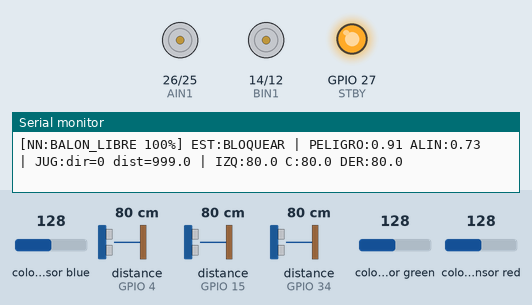
Recording of a sketch running on a simulated ESP32. Shown: motor-driver pin pairs drawn as motors (green arrow = first pin HIGH = forward, orange = second pin HIGH = backward, longer = more drive, scaled by the enable pin, stopped while the standby pin is LOW), output pins drawn as LEDs (lit = HIGH), the last lines printed to the serial monitor. Wiring (inferred from the names in the program): 3 × ultrasonic range finder: trigger GPIO 2, echo GPIO 15 / trigger GPIO 16, echo GPIO 4 / trigger GPIO 17, echo GPIO 34. The test bench sets the inputs (shaded band); at power-on: distance to the obstacle (sensors on GPIO 4, GPIO 15, GPIO 34) 80 cm, colour sensor blue 128, colour sensor green 128, colour sensor red 128. The echo pulse lasts 58.3 µs per cm; random numbers use the default seed unless the sketch sets one; pins used as bus, display or sensor lines are not drawn.

Above: at 3.5 s.
3.6 s: distance to the obstacle (sensor on GPIO 4) set to 16 cm
At 4.32 s:
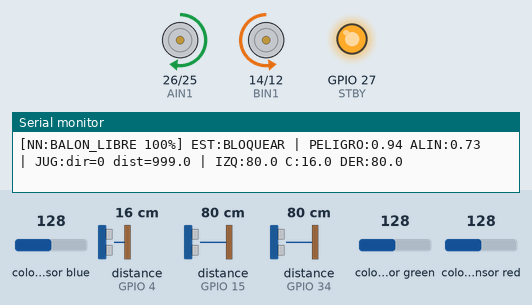
6.6 s: distance to the obstacle (sensor on GPIO 4) set to 13 cm
At 7.29 s:
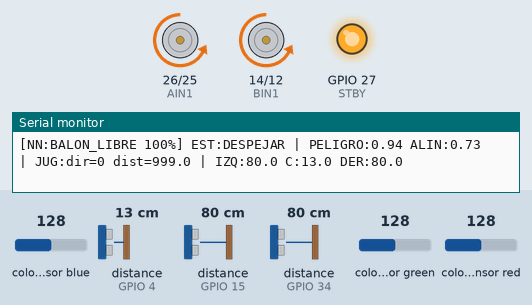
9.6 s: distance to the obstacle (sensor on GPIO 15) set to 2 cm
At 9.93 s:
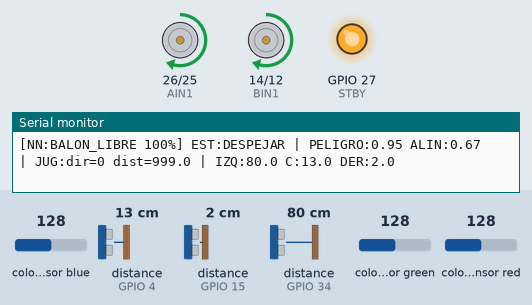
12.6 s: distance to the obstacle (sensor on GPIO 34) set to 2 cm
Timing chart, 0 to 16.6 s (numbered marks = the images above; inputs shaded):
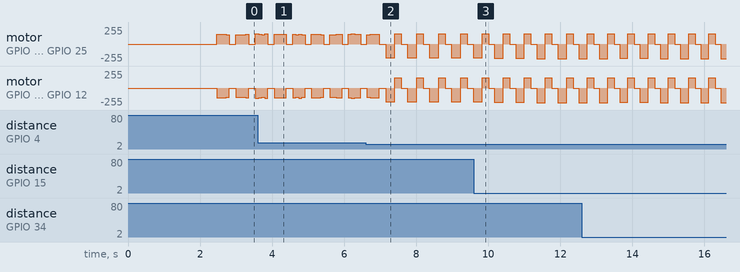

The sketch:

Robot2Portero.ino
```cpp
#include <Wire.h>
#include <Adafruit_TCS34725.h>
#include <esp_now.h>
#include <WiFi.h>

// ─── PINES MOTORES ────────────────────────────────────
#define PWMA 32
#define AIN1 26
#define AIN2 25
#define PWMB 13
#define BIN1 14
#define BIN2 12
#define STBY 27

// ─── PINES ULTRASONIDOS ───────────────────────────────
const int TRIG_IZQ  = 17; const int ECHO_IZQ  = 34;
const int TRIG_CENT = 16; const int ECHO_CENT =  4;
const int TRIG_DER  =  2; const int ECHO_DER  = 15;

// ─── SENSOR COLOR ─────────────────────────────────────
const int COLOR_INT = 18;
Adafruit_TCS34725 tcs = Adafruit_TCS34725(TCS34725_INTEGRATIONTIME_50MS, TCS34725_GAIN_4X);

// ─── NN PESOS ─────────────────────────────────────────
const float X_MIN[9] = {0,0,0,0,0,0,0,0,0};
const float X_MAX[9] = {326.7f,370.7f,429.4f,234.7f,339.5f,395.2f,1849.0f,1008.0f,805.0f};

const float W1[9][12] = {
  { 1.005823f,-0.815607f, 0.577965f, 0.313271f, 0.545100f,-1.183759f,-1.081539f, 0.101231f,-0.364387f, 0.733150f,-1.315404f,-0.687704f},
  { 0.748521f,-0.572753f, 1.491075f,-1.152886f,-1.360221f, 0.794736f,-0.863820f,-0.569753f, 1.460140f,-1.735379f,-0.789549f, 1.408094f},
  {-0.678845f, 0.817216f,-2.435160f, 0.334982f, 1.959602f,-0.364716f, 4.022729f,-1.071270f,-1.971540f, 1.978401f, 0.983011f,-4.114726f},
  {-0.933778f, 0.969292f,10.871201f,-9.276482f,10.105311f,-10.968744f,-11.756814f,0.465063f,-10.454165f,10.520631f,-11.889908f,1.939801f},
  {-0.503037f, 0.668362f,12.317353f,-8.884113f,11.586618f,-11.436604f,-11.283238f,0.164965f,-11.500468f,11.078697f,-12.261329f,2.908277f},
  {-0.717122f, 0.885246f,10.953985f,-8.780297f,10.454718f,-11.169803f,-10.873724f,-0.266044f,-10.912119f,10.997339f,-10.999943f,4.155910f},
  {-8.719503f, 8.424869f, 3.069640f, 7.035437f, 1.013482f,-1.867741f,-0.135516f, 9.789619f,-0.912426f, 1.227475f, 3.724462f,-11.038841f},
  {-10.005598f,9.596388f, 7.106573f, 4.252138f,-1.617121f,-0.298039f, 1.164054f,10.223232f, 1.318834f,-1.321644f, 3.307976f,-8.986072f},
  {-10.199025f,10.012968f,7.807174f, 2.799011f,-2.228036f,-1.136594f, 0.708384f,10.289812f, 1.401762f,-1.598476f, 1.806483f,-8.277536f}
};
const float BIAS1[12] = {0.640483f,-0.693225f,-0.719822f,-0.547216f,0.297862f,0.828719f,0.119187f,-0.448577f,-0.147602f,0.108630f,-0.123247f,0.247207f};

const float W2[12][4] = {
  { 3.058809f, 4.068694f,-2.748021f,-6.033177f},
  {-3.757207f,-4.266846f, 1.394397f, 3.484326f},
  {-7.186811f, 1.363811f,-0.608394f, 3.569252f},
  {-0.171885f,-3.397344f, 2.850711f,-0.684319f},
  { 0.000357f, 2.595394f,-3.802498f, 2.143354f},
  { 2.989235f,-1.501108f, 2.577510f,-4.511124f},
  { 2.988691f,-4.700216f, 2.079373f,-1.442839f},
  {-3.377712f,-3.050286f, 1.636486f, 1.971505f},
  { 0.538099f,-2.299687f, 3.716113f,-2.987345f},
  {-0.383471f, 2.694342f,-4.027016f, 2.624729f},
  { 1.753034f,-4.403143f, 3.045432f,-1.439447f},
  { 0.298115f, 4.544530f,-4.818734f,-1.957475f}
};
const float BIAS2[4] = {-0.139407f,0.702186f,-0.504691f,-0.376316f};

// ─── PERCEPTRONES ─────────────────────────────────────
const float W_PELIGRO[5] = {-2.5f,-1.2f,-1.2f,2.0f,2.5f};
const float B_PELIGRO    =  0.8f;
float perceptronPeligro(float dc,float di,float dd,float op,float bal){
  float z=B_PELIGRO+W_PELIGRO[0]*dc+W_PELIGRO[1]*di+W_PELIGRO[2]*dd+W_PELIGRO[3]*op+W_PELIGRO[4]*bal;
  return 1.0f/(1.0f+expf(-z));
}

// Perceptrón de alineación con el jugador:
// Decide si girar izq o der basado en datos locales + dirección recibida
// Entradas: [di_n, dd_n, dir_jugador_n]
// salida >0.5 → girar izquierda, <0.5 → girar derecha
const float W_ALIN[3] = {-1.5f, 1.5f, 2.0f};
const float B_ALIN    =  0.0f;
float perceptronAlineacion(float di_n, float dd_n, float dir_jug_n){
  float z = B_ALIN + W_ALIN[0]*di_n + W_ALIN[1]*dd_n + W_ALIN[2]*dir_jug_n;
  return 1.0f/(1.0f+expf(-z));
}

// ─── ESP-NOW: datos del jugador ───────────────────────
typedef struct {
  int8_t  direccion;   // -1=izq, 0=centro, 1=der
  uint8_t estado;      // 0-3
  float   distCentro;
} MensajeJugador;

volatile MensajeJugador datosJugador = {0, 0, 999.0f};
volatile bool hayDatosNuevos = false;

void onDataRecv(const esp_now_recv_info_t* info, const uint8_t* data, int len){
  if(len == sizeof(MensajeJugador)){
    memcpy((void*)&datosJugador, data, sizeof(MensajeJugador));
    hayDatosNuevos = true;
  }
}

// ─── ESTADOS PORTERO ──────────────────────────────────
// QUIETO   → parado, solo escucha
// ORIENTAR → gira suavemente para mirar al jugador
// BLOQUEAR → amenaza detectada, bloquea
// DESPEJAR → pelota muy cerca, la despeja
enum EstadoPortero { QUIETO, ORIENTAR, BLOQUEAR, DESPEJAR };
EstadoPortero estado = QUIETO;

float d_izq,d_cent,d_der;
float p_izq,p_cent,p_der;
uint16_t colorR,colorG,colorB,colorC;

float pso_vel=0.6f, pso_pBest=0.6f, pso_gBest=0.6f;
const float PSO_W=0.7f, PSO_C1=1.4f, PSO_C2=1.6f;
float genes[3]    = {0.5f, 0.45f, 0.7f};
float fitness_acum= 0.0f;
int   generacion  = 0;
uint32_t t_estado = 0;
int desplazamiento= 0;

// ─── NN ───────────────────────────────────────────────
float sigmoid_fn(float x){ return 1.0f/(1.0f+expf(-x)); }

int clasificar(float di,float dc,float dd,
               float vi,float vc,float vd,
               float cr,float cg,float cb,float* probs){
  float inp[9]={di,dc,dd,vi,vc,vd,cr,cg,cb};
  for(int i=0;i<9;i++){
    float rng=X_MAX[i]-X_MIN[i]; if(rng<0.001f)rng=1.0f;
    inp[i]=constrain((inp[i]-X_MIN[i])/rng,0.0f,1.0f);
  }
  float h[12];
  for(int j=0;j<12;j++){
    float s=BIAS1[j];
    for(int i=0;i<9;i++) s+=inp[i]*W1[i][j];
    h[j]=sigmoid_fn(s);
  }
  float out[4],mx=-1e9f,sx=0;
  for(int k=0;k<4;k++){
    float s=BIAS2[k];
    for(int j=0;j<12;j++) s+=h[j]*W2[j][k];
    out[k]=s; if(s>mx)mx=s;
  }
  int best=0;
  for(int k=0;k<4;k++){out[k]=expf(out[k]-mx);sx+=out[k];}
  for(int k=0;k<4;k++){probs[k]=out[k]/sx;if(probs[k]>probs[best])best=k;}
  return best;
}

// ─── SENSORES ─────────────────────────────────────────
float medirDistancia(int trg,int ech){
  digitalWrite(trg,LOW);  delayMicroseconds(2);
  digitalWrite(trg,HIGH); delayMicroseconds(10);
  digitalWrite(trg,LOW);
  long dur=pulseIn(ech,HIGH,30000);
  return (dur==0)?0.0f:(dur*0.0343f)/2.0f;
}
void leerSensores(){
  p_izq=d_izq; p_cent=d_cent; p_der=d_der;
  d_izq =medirDistancia(TRIG_IZQ, ECHO_IZQ);
  d_cent=medirDistancia(TRIG_CENT,ECHO_CENT);
  d_der =medirDistancia(TRIG_DER, ECHO_DER);
  tcs.getRawData(&colorR,&colorG,&colorB,&colorC);
}

// ─── MOTORES ──────────────────────────────────────────
void moverMotorA(int speed){
  if      (speed>0){digitalWrite(AIN1,LOW); digitalWrite(AIN2,HIGH);}
  else if (speed<0){digitalWrite(AIN1,HIGH);digitalWrite(AIN2,LOW); speed=-speed;}
  else             {digitalWrite(AIN1,LOW); digitalWrite(AIN2,LOW); speed=0;}
  ledcWrite(PWMA,constrain(speed,0,255));
}
void moverMotorB(int speed){
  if      (speed>0){digitalWrite(BIN1,LOW); digitalWrite(BIN2,HIGH);}
  else if (speed<0){digitalWrite(BIN1,HIGH);digitalWrite(BIN2,LOW); speed=-speed;}
  else             {digitalWrite(BIN1,LOW); digitalWrite(BIN2,LOW); speed=0;}
  ledcWrite(PWMB,constrain(speed,0,255));
}
void mover(int sA,int sB){ moverMotorA(sA); moverMotorB(sB); }

// Giro suave en sitio (velocidad reducida para el portero)
void girarIzq(int vel){ mover(-vel, vel); }
void girarDer(int vel){ mover( vel,-vel); }
void parar()          { mover(0,0); }

// ─── SETUP ────────────────────────────────────────────
void setup(){
  Serial.begin(115200);
  delay(2000);
  // mac Jugador Jugador: A4:F0:0F:5D:B7:64
  // ── WiFi PRIMERO (para que la MAC esté lista) ──
  WiFi.mode(WIFI_STA);
  WiFi.disconnect();
  delay(300);
  Serial.print("MAC Portero: "); Serial.println(WiFi.macAddress());

  // ── ESP-NOW ────────────────────────────────────
  if(esp_now_init() != ESP_OK){
    Serial.println("ERROR esp_now_init"); return;
  }
  esp_now_register_recv_cb(onDataRecv);

  // ── PINES ─────────────────────────────────────
  Wire.begin(19, 21);
  pinMode(COLOR_INT, INPUT);
  pinMode(STBY, OUTPUT); digitalWrite(STBY, HIGH);
  pinMode(AIN1, OUTPUT); pinMode(AIN2, OUTPUT);
  pinMode(BIN1, OUTPUT); pinMode(BIN2, OUTPUT);
  ledcAttach(PWMA, 1000, 8);
  ledcAttach(PWMB, 1000, 8);
  pinMode(TRIG_IZQ,  OUTPUT); pinMode(ECHO_IZQ,  INPUT);
  pinMode(TRIG_CENT, OUTPUT); pinMode(ECHO_CENT, INPUT);
  pinMode(TRIG_DER,  OUTPUT); pinMode(ECHO_DER,  INPUT);

  // ── COLOR ──────────────────────────────────────
  if(tcs.begin()) Serial.println("TCS34725 OK");
  else{ Serial.println("TCS34725 ERROR"); while(1); }

  parar();
  Serial.println("PORTERO listo. Esperando datos del jugador...");
}

// ─── LOOP ─────────────────────────────────────────────
void loop(){
  leerSensores();

  float var_i=fabsf(d_izq -p_izq);
  float var_c=fabsf(d_cent-p_cent);
  float var_d=fabsf(d_der -p_der);

  float probs[4];
  int clase=clasificar(d_izq,d_cent,d_der,
                       var_i,var_c,var_d,
                       (float)colorR,(float)colorG,(float)colorB,
                       probs);

  float di_n=constrain(d_izq /400.0f,0,1);
  float dc_n=constrain(d_cent/400.0f,0,1);
  float dd_n=constrain(d_der /400.0f,0,1);

  float peligro=perceptronPeligro(dc_n,di_n,dd_n,probs[1],probs[2]+probs[3]);

  // Dirección del jugador normalizada a [0,1]: -1→0, 0→0.5, 1→1
  float dir_jug_n = (datosJugador.direccion + 1) / 2.0f;
  float alineacion = perceptronAlineacion(di_n, dd_n, dir_jug_n);

  // PSO
  float r1=(float)random(100)/100.0f, r2=(float)random(100)/100.0f;
  pso_vel=PSO_W*pso_vel+PSO_C1*r1*(pso_pBest-pso_vel)+PSO_C2*r2*(pso_gBest-pso_vel);
  pso_vel=constrain(pso_vel,0.3f,0.9f);
  int vel_giro=(int)(100+pso_vel*60); // velocidad de giro conservadora

  uint32_t ahora=millis();
  float umbral=genes[0];

  switch(estado){

    // ── QUIETO: estado base, mínimo movimiento ──────────
    case QUIETO:
      parar();
      // Prioridad 1: pelota muy cerca → despejar
      if(d_cent>0 && d_cent<15 && probs[clase]>0.65f){
        estado=DESPEJAR; t_estado=ahora;
      }
      // Prioridad 2: amenaza alta → bloquear
      else if(peligro > umbral && probs[clase]>0.60f){
        estado=BLOQUEAR; t_estado=ahora;
        desplazamiento=(alineacion>0.5f)?1:-1;
      }
      // Prioridad 3: dato nuevo del jugador → orientarse
      else if(hayDatosNuevos && datosJugador.direccion != 0){
        estado=ORIENTAR; t_estado=ahora;
        desplazamiento=(datosJugador.direccion < 0)?1:-1; // gira hacia donde está el jugador
        hayDatosNuevos=false;
      }
      break;

    // ── ORIENTAR: giro corto y suave para mirar al jugador
    case ORIENTAR:{
      // Giro muy breve (150ms máx) para no alejarse de posición
      uint32_t dur_orientar = 150;
      if(ahora-t_estado < dur_orientar){
        if(desplazamiento>0) girarIzq(vel_giro);
        else                 girarDer(vel_giro);
      } else {
        parar();
        estado=QUIETO;
      }
      // Interrumpir si hay peligro
      if(peligro > umbral){ estado=BLOQUEAR; t_estado=ahora; }
      break;
    }

    // ── BLOQUEAR: giro para interponerse en la trayectoria
    case BLOQUEAR:{
      uint32_t dur=(uint32_t)(250+genes[1]*300);
      if(ahora-t_estado < dur){
        if(desplazamiento>0) girarIzq(vel_giro+20);
        else                 girarDer(vel_giro+20);
      } else {
        parar();
        pso_pBest=pso_vel;
        fitness_acum+=5.0f;
        estado=QUIETO;
      }
      // Pelota muy cerca → cambiar a despejar
      if(d_cent>0 && d_cent<12){ estado=DESPEJAR; t_estado=ahora; }
      break;
    }

    // ── DESPEJAR: único momento en que avanza, luego vuelve
    case DESPEJAR:
      if(ahora-t_estado < 280){
        int fuerza=(int)(155+genes[2]*80);
        mover(fuerza,fuerza);
      } else {
        mover(-155,-155); delay(180); // retrocede a posición
        parar();
        fitness_acum+=8.0f;
        estado=QUIETO; t_estado=ahora;
      }
      break;
  }

  // ── GA: mutación cada 10 ciclos ─────────────────────
  generacion++;
  if(generacion%10==0){
    for(int i=0;i<3;i++){
      float mut=(float)(random(200)-100)/1000.0f;
      genes[i]=constrain(genes[i]+mut,0.1f,1.0f);
    }
  }
  if(probs[clase]>0.80f && clase>0){
    genes[0]=constrain(genes[0]-0.01f,0.1f,0.9f);
    pso_pBest=pso_vel;
  }

  // ── Debug ────────────────────────────────────────────
  const char* noms[]={"PARED","OPONENTE","BALON_LIBRE","BALON_DISP"};
  const char* ests[]={"QUIETO","ORIENTAR","BLOQUEAR","DESPEJAR"};
  Serial.printf("[NN:%s %.0f%%] EST:%s | PELIGRO:%.2f ALIN:%.2f | JUG:dir=%d dist=%.1f | IZQ:%.1f C:%.1f DER:%.1f\n",
    noms[clase],probs[clase]*100,ests[estado],
    peligro,alineacion,
    datosJugador.direccion,datosJugador.distCentro,
    d_izq,d_cent,d_der);

  delay(20);
}
```

Measured:
- the behaviour switches between 15 and 14 cm on distance to the obstacle (sensor on GPIO 4) (found by bisection; images 1 and 2)
